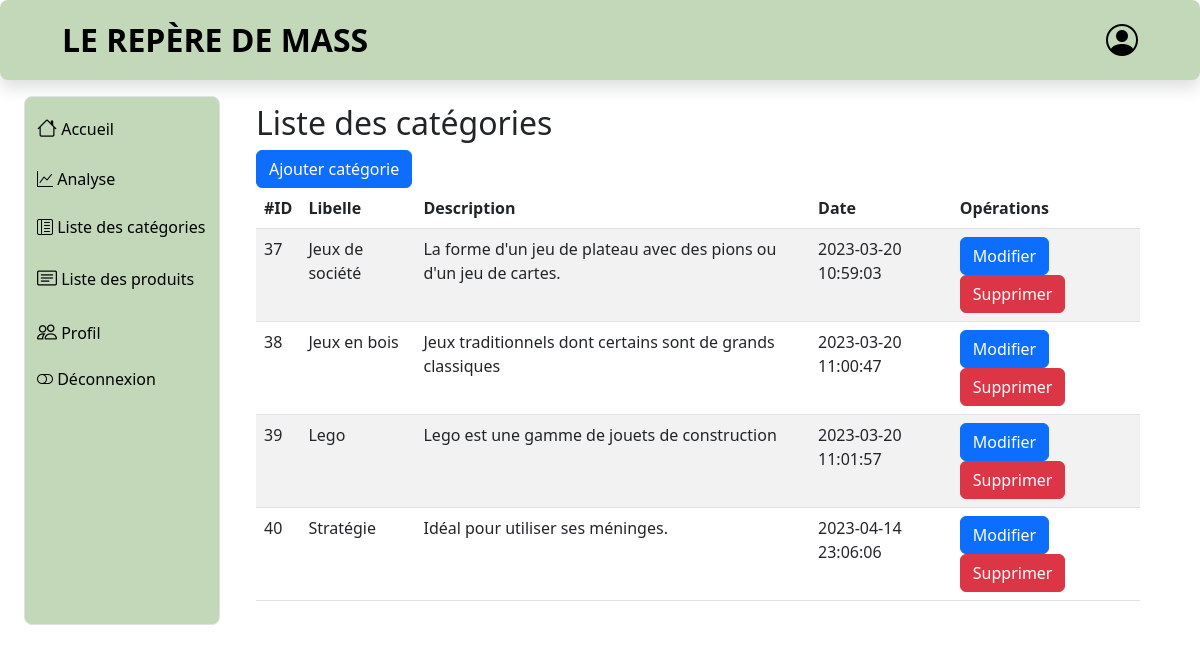
Page /profil/vendeur/categorie.php (signed in) on the committed database.
### tables this page shows
CREATE TABLE `categorie` (
  `id` int NOT NULL,
  `libelle` varchar(100) NOT NULL,
  `description` varchar(255) NOT NULL,
  `date_creation` datetime NOT NULL DEFAULT CURRENT_TIMESTAMP
);

### profil/vendeur/categorie.php (the view, shortened to what this page needs)
<!DOCTYPE html>
<html lang="fr">
<head>
    <link href="../css/bootstrap.css" rel="stylesheet">
    <link href="../css/bootstrap-icons.css" rel="stylesheet">
    <link href="../css/sidenav.css" rel="stylesheet">
    <link href="../css/header2.css" rel="stylesheet">
    <link href="../css/index.css" rel="stylesheet">
    <link href="../css/profilpage.css" rel="stylesheet">
</head>
<body>
    <header class="shadow rounded-3 bg-light" id="header-box" >
        <div class="container-fluid col-11" id="header-container">
          <div class=" d-flex align-items-center justify-content-between">
            <div class="py-3 col-sm-auto justify-content-center">
              <div id="title">LE REPÈRE DE MASS</div>
            </div>
            <div class="text-end">
              <a href="profil.php" class="d-block link-dark text-decoration-none">
                <i id="log-logo" class="bi bi-person-circle"></i>
              </a>
            </div>
          </div>
        </div>
    </header>
    <div class="mt-3 container-fluid pb-3 flex-grow-1 d-flex flex-column flex-sm-row overflow-auto">
        <div class="row flex-grow-sm-1 flex-grow-0 container-fluid">
            <?php include 'barre_navigation_vd.php'; ?>
            <main class="col overflow-auto h-100 w-100">
                <div class="container py-2">
                <h2>Liste des catégories</h2>
                    <a href="ajout_categorie.php" class ="btn btn-primary">Ajouter catégorie</a>
                    <table class = "table table-striped table-hover">
                        <thead>
                            <tr>
                                <th>#ID</th>
                                <th>Libelle</th>
                                <th>Description</th>
                                <th>Date</th>
                                <th>Opérations</th>
                            </tr>
                        </thead>
                        <body>
                        <?php
                        require_once '../../include/config.php';
                        $categories = $bdd->query('SELECT * FROM categorie')->fetchAll(PDO::FETCH_ASSOC);
                        foreach ($categories as $categorie){
                            ?>
                            <tr>
                                <td><?php echo $categorie['id'] ?></td>
                                <td><?php echo $categorie['libelle'] ?></td>
                                <td><?php echo $categorie['description'] ?></td>
                                <td><?php echo $categorie['date_creation'] ?></td>
                                <td>
                                    <a href="modif_cat.php?id=<?php echo $categorie['id'] ?>" class="btn btn-primary"> Modifier</a>
                                    <a href="supp_cat.php?id=<?php echo $categorie['id'] ?>" onclick="return confirm('Voulez vous vraiment supprimer la catégorie <?php echo $categorie['libelle'] ?>');" class="btn btn-danger">Supprimer</a>
                                </td>
                            </tr>
                            <?php
                        }
                        ?>
                    </table>
                </div>
            </main>
        </div>
    </div>
</body>
</html>

### profil/css/sidenav.css (style rules this page uses)
i,a { color: black; }

### profil/css/header2.css (style rules this page uses)
* { font-family: system-ui, -apple-system, BlinkMacSystemFont, 'Segoe UI', Roboto, Oxygen, Ubuntu, Cantarell, 'Open Sans', 'Helvetica Neue', sans-serif; }
#title { color: black; font-size:xx-large; font-weight: 700; }

### profil/css/index.css (style rules this page uses)
[class*='container'] { background-clip: content-box; }
.row [class*='col'] { background-clip: content-box; }
#log-logo { font-size: xx-large; }

### rows in the picture
categorie: id "37", libelle "Jeux de société", description "La forme d'un jeu de plateau avec des pions ou d'un jeu de cartes.", date_creation "2023-03-20 10:59:03"
categorie: id "38", libelle "Jeux en bois", description "Jeux traditionnels dont certains sont de grands classiques", date_creation "2023-03-20 11:00:47"
categorie: id "39", libelle "Lego", description "Lego est une gamme de jouets de construction", date_creation "2023-03-20 11:01:57"
categorie: id "40", libelle "Stratégie", description "Idéal pour utiliser ses méninges.", date_creation "2023-04-14 23:06:06"
